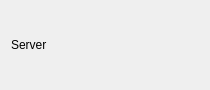
<?xml version="1.0" encoding="UTF-8"?>
<ui version="4.0">
 <class>Widget</class>
 <widget class="QWidget" name="Widget">
  <property name="geometry">
   <rect>
    <x>0</x>
    <y>0</y>
    <width>210</width>
    <height>90</height>
   </rect>
  </property>
  <property name="windowTitle">
   <string>Widget</string>
  </property>
  <layout class="QVBoxLayout" name="verticalLayout">
   <item>
    <widget class="QLabel" name="label">
     <property name="text">
      <string>Server</string>
     </property>
    </widget>
   </item>
  </layout>
 </widget>
 <resources/>
 <connections/>
</ui>
